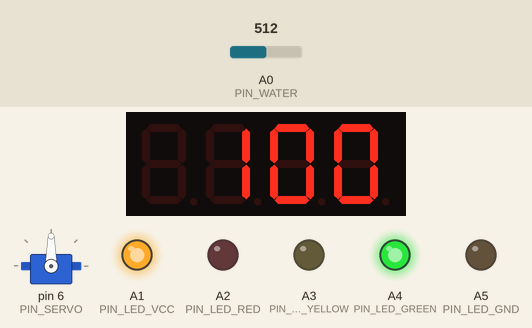
This sketch was run on a simulated Arduino Uno, built with avr-gcc and run on an emulated ATmega328P. Parts: servo, 4-digit seven-segment display, output pins drawn as LEDs (lit = HIGH). Inputs (shaded band) come from the test bench; at power-on: A0 (PIN_WATER) = 512. Pins used as bus, display or sensor lines are not drawn; what the sketch prints to the serial monitor is not drawn.

Above: at 6.4 s.
6.5 s: A0 (PIN_WATER) set to 66
At 9.1 s:
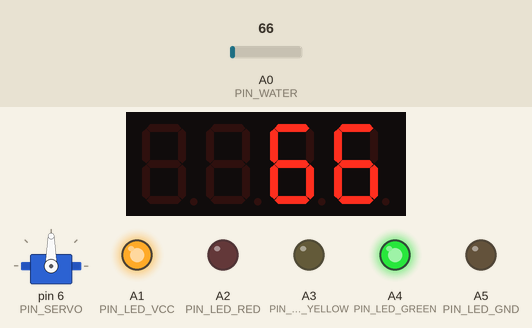
10.2 s: A0 (PIN_WATER) set to 56
At 12.7 s:
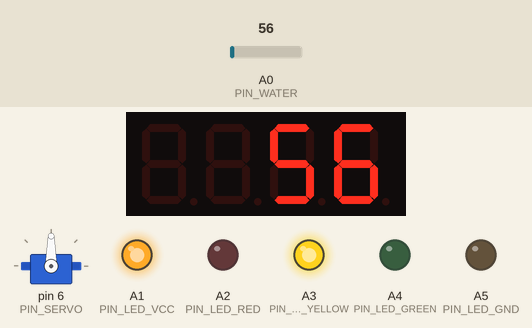
13.9 s: A0 (PIN_WATER) set to 34
At 15.8 s:
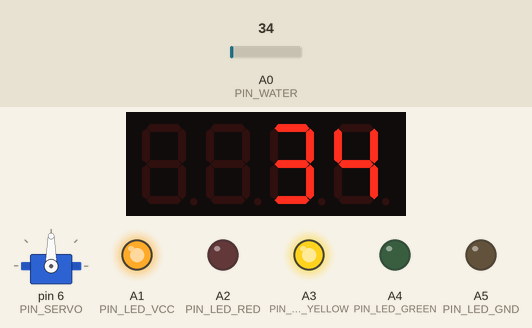
17.6 s: A0 (PIN_WATER) set to 27
At 21.8 s:
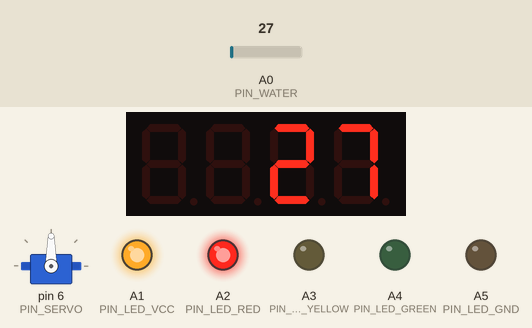
25.0 s: A0 (PIN_WATER) set to 122
At 27.2 s:
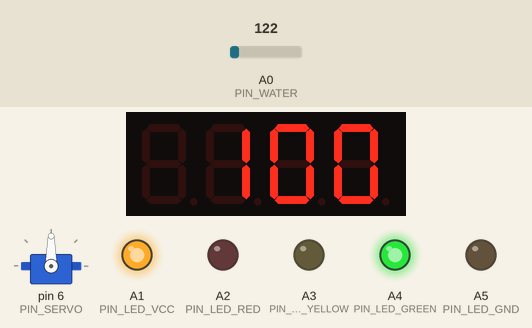
Timing chart, 0 to 28.7 s (numbered marks = the images above; inputs shaded):
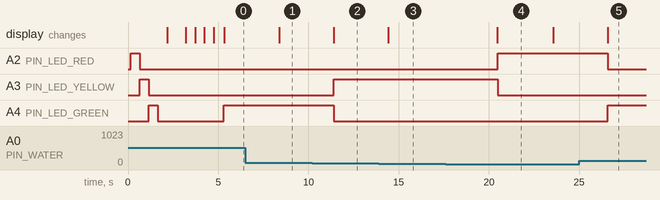

Measured:
- the behaviour switches between 60 and 59 on A0 (PIN_WATER) (found by bisection; images 1 and 2)
- the behaviour switches between 31 and 30 on A0 (PIN_WATER) (found by bisection; images 3 and 4)
- after the input at 6.5 s, the display: changes after 1.9 s (image 1)
- after the input at 10.2 s, A3 (PIN_LED_YELLOW): LOW → HIGH after 1.2 s; A4 (PIN_LED_GREEN): HIGH → LOW after 1.2 s; the display: changes after 1.2 s (image 2)
- after the input at 13.9 s, the display: changes after 0.52 s (image 3)
- after the input at 17.6 s, A2 (PIN_LED_RED): LOW → HIGH after 2.9 s; A3 (PIN_LED_YELLOW): HIGH → LOW after 2.9 s; the display: changes after 2.8 s (image 4)
- after the input at 25.0 s, A2 (PIN_LED_RED): HIGH → LOW after 1.6 s; A4 (PIN_LED_GREEN): LOW → HIGH after 1.6 s; the display: changes after 1.6 s (image 5)

The sketch:

AquaSync.ino
```cpp
#include <Servo.h>
#include <TM1637Display.h>

// === ピン定義 ===
const int PIN_WATER = A0;    // ウォーターセンサー
const int PIN_SERVO = 6;     // サーボモーター

// トラフィックライト
const int PIN_LED_VCC = A1;      // LED電源
const int PIN_LED_RED = A2;      // 赤LED
const int PIN_LED_YELLOW = A3;   // 黄LED
const int PIN_LED_GREEN = A4;    // 緑LED
const int PIN_LED_GND = A5;      // LED GND

// 4桁ディスプレイ
#define CLK 10
#define DIO 11
#define DISPLAY_VCC 12
#define DISPLAY_GND 13

Servo myServo;
TM1637Display display(CLK, DIO);

// === ウォーターセンサー校正値 ===
int WATER_DRY_RAW = 0;       // 乾燥時の生値（低い値）
int WATER_WET_RAW = 100;    // 水に触れた時の生値（高い値）

// === しきい値（%で設定）===
const int WATER_LOW_THRESHOLD = 30;     // これ以下→水不足（赤）
const int WATER_OK_THRESHOLD  = 60;     // これ以上→十分な水（緑）

// === 状態管理フラグ ===
int lastWaterStatus = -1; // 前回の水分状態（-1=初期状態）
// 状態定義: 0=赤(水不足), 1=黄(適度), 2=緑(十分)

void setup() {
  Serial.begin(9600);

  // LED電源とピン設定
  pinMode(PIN_LED_VCC, OUTPUT);
  pinMode(PIN_LED_GND, OUTPUT);
  pinMode(PIN_LED_RED, OUTPUT);
  pinMode(PIN_LED_YELLOW, OUTPUT);
  pinMode(PIN_LED_GREEN, OUTPUT);
  digitalWrite(PIN_LED_VCC, HIGH);  // LED電源ON
  digitalWrite(PIN_LED_GND, LOW);   // GND設定

  // ディスプレイ用電源ピン設定
  pinMode(DISPLAY_VCC, OUTPUT);
  pinMode(DISPLAY_GND, OUTPUT);
  digitalWrite(DISPLAY_VCC, HIGH);  // 5V出力
  digitalWrite(DISPLAY_GND, LOW);   // GND出力

  // サーボ初期化
  myServo.attach(PIN_SERVO);
  myServo.write(90); // 中立位置

  // ディスプレイ初期化
  delay(100); // 電源安定化
  display.setBrightness(0x05); // 明度設定

  // 全LED消灯
  setTrafficLight(0, 0, 0);

  Serial.println("=== AquaSync 静音システム開始 ===");
  testAllSystems(); // 全システムテスト（静音）
}

void loop() {
  int rawWater = analogRead(PIN_WATER);
  int waterPct = analogToPercent(rawWater);

  // 現在の水分状態を判定
  int currentStatus = getWaterStatusCode(waterPct);

  // 状態が変わった時の処理
  handleStatusChange(currentStatus, waterPct);

  showStatusOnDisplay(waterPct, currentStatus); // ディスプレイ更新
  showTrafficLight(currentStatus); // LED更新

  Serial.print("Raw: ");
  Serial.print(rawWater);
  Serial.print(" -> ");
  Serial.print(waterPct);
  Serial.print("% | 状態: ");
  Serial.println(getWaterStatus(waterPct));

  // 前回の状態を更新
  lastWaterStatus = currentStatus;

  delay(3000);  // 3秒間隔
}

// アナログ値をパーセントに変換
int analogToPercent(int rawValue) {
  int percent = map(rawValue, WATER_DRY_RAW, WATER_WET_RAW, 0, 100);
  return constrain(percent, 0, 100);
}

// 水分状態コードを取得
int getWaterStatusCode(int waterPct) {
  if (waterPct <= WATER_LOW_THRESHOLD) {
    return 0; // 赤（水不足）
  } else if (waterPct >= WATER_OK_THRESHOLD) {
    return 2; // 緑（十分）
  } else {
    return 1; // 黄（適度）
  }
}

// 状態変化時の処理（静音版）
void handleStatusChange(int currentStatus, int waterPct) {
  if (currentStatus != lastWaterStatus) {
    switch (currentStatus) {
      case 0: // 赤（水不足）
        Serial.println("🔴 水不足状態になりました");
        break;

      case 1: // 黄（適度）
        Serial.println("🟡 適度な水分状態になりました");
        break;

      case 2: // 緑（十分）
        Serial.println("🟢 十分な水量になりました");
        break;
    }
  }
}

// トラフィックライト制御
void setTrafficLight(int red, int yellow, int green) {
  digitalWrite(PIN_LED_RED, red);
  digitalWrite(PIN_LED_YELLOW, yellow);
  digitalWrite(PIN_LED_GREEN, green);
}

// 状態に応じたLED表示
void showTrafficLight(int status) {
  switch (status) {
    case 0: // 水不足 - 赤点灯
      setTrafficLight(1, 0, 0);
      break;
    case 1: // 適度 - 黄点灯
      setTrafficLight(0, 1, 0);
      break;
    case 2: // 十分 - 緑点灯
      setTrafficLight(0, 0, 1);
      break;
    default:
      setTrafficLight(0, 0, 0);
      break;
  }
}

// ディスプレイに状態表示
void showStatusOnDisplay(int waterPct, int status) {
  // 水分%を表示
  if (waterPct == 100) {
    display.showNumberDec(100, false);
  } else {
    display.showNumberDec(waterPct, false);
  }

  // 水不足時は点滅表示
  static unsigned long lastBlink = 0;
  static bool blinkState = false;

  if (status == 0 && millis() - lastBlink > 500) {
    if (blinkState) {
      display.clear();
      setTrafficLight(0, 0, 0); // LED消灯
    } else {
      display.showNumberDec(waterPct, false);
      setTrafficLight(1, 0, 0); // 赤LED点灯
    }
    blinkState = !blinkState;
    lastBlink = millis();
  }
}

// 水分状態テキスト
String getWaterStatus(int waterPct) {
  if (waterPct <= WATER_LOW_THRESHOLD) {
    return "🔴 水不足 - 水を追加してください";
  } else if (waterPct >= WATER_OK_THRESHOLD) {
    return "🟢 十分な水量 - 良好";
  } else {
    return "🟡 適度な水分 - OK";
  }
}

// 全システムテスト（静音版）
void testAllSystems() {
  Serial.println("=== 全システムテスト開始 ===");

  // LEDテスト
  Serial.println("LEDテスト: 赤→黄→緑");
  setTrafficLight(1, 0, 0); delay(500);
  setTrafficLight(0, 1, 0); delay(500);
  setTrafficLight(0, 0, 1); delay(500);
  setTrafficLight(0, 0, 0); delay(500);

  // ディスプレイテスト
  Serial.println("ディスプレイテスト");
  display.showNumberDec(8888); delay(1000);
  for (int i = 3; i >= 1; i--) {
    display.showNumberDec(i);
    delay(500);
  }
  display.clear(); delay(500);

  Serial.println("=== 全システムテスト完了（静音） ===");
}
```
